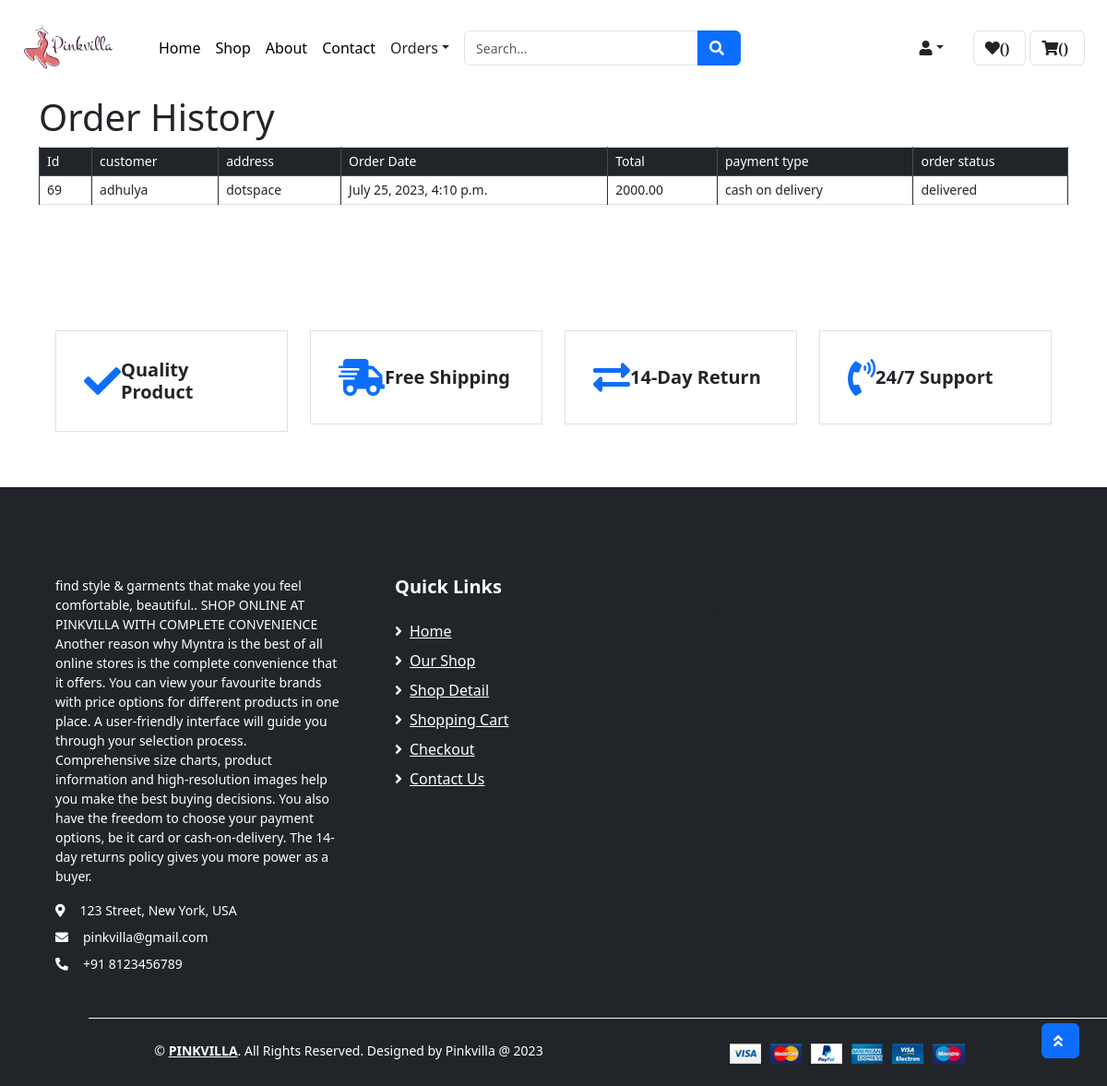
/order_history/, run on an earlier commit of the app's database.
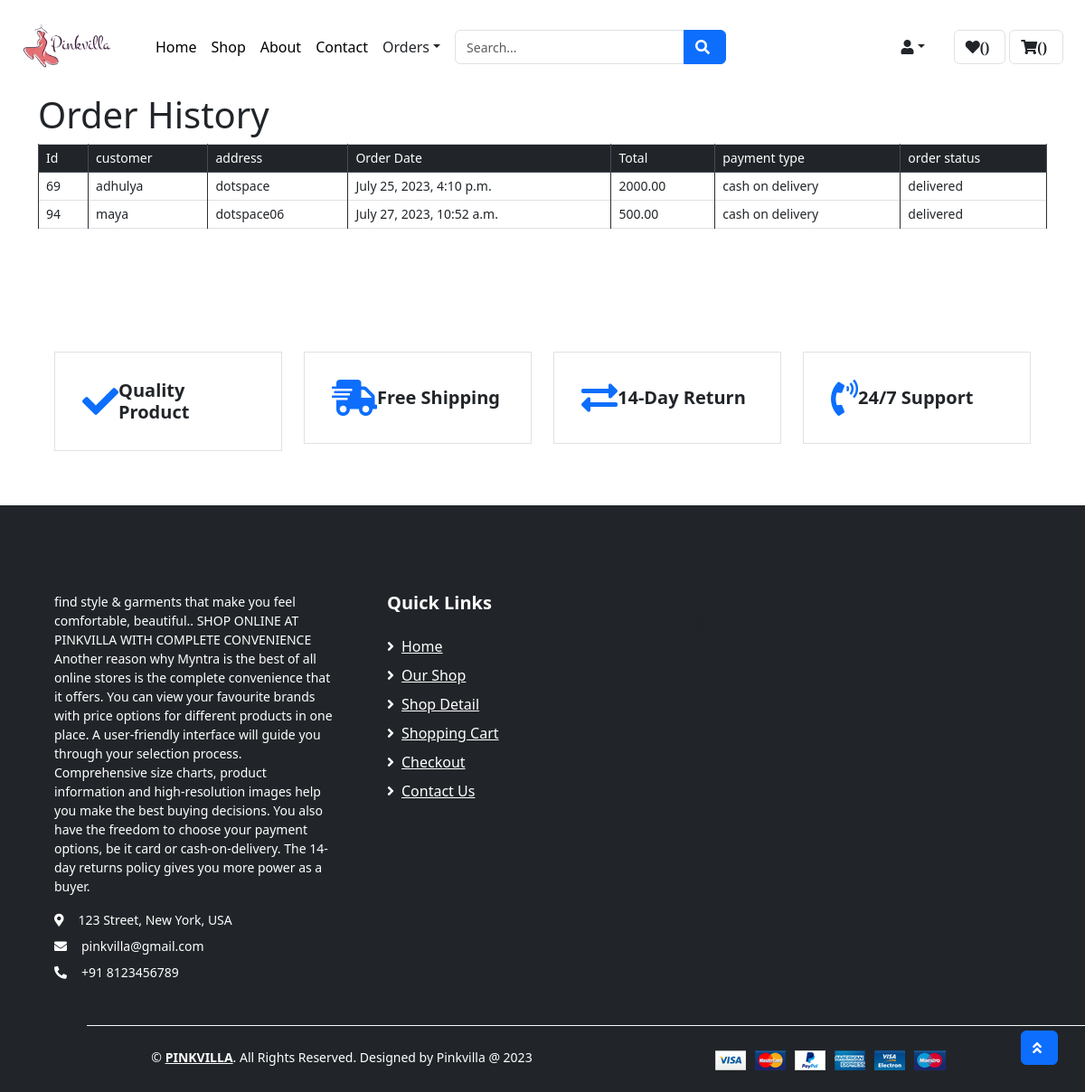
And on a later commit of the database.
### app1/models.py (models this page shows, shortened)
class Order(models.Model):
    ORDER_STATUS_CHOICES = (
        ('order pending','order pending'),
        ('order confirmed','order confirmed'),
        ('delivered','delivered'),
        ('returned','returned'),
        ('cancelled','cancelled')
    )
    PAYMENT_CHOICES = (
        ('cash on delivery','cash on delivery'),
        ('online payment','online payment')
    )
    customer = models.ForeignKey(custom_user,on_delete=models.SET_NULL,null=True,blank=True)
    address = models.ForeignKey(Address,on_delete=models.SET_NULL,null=True,blank=True)
    date_ordered = models.DateTimeField(auto_now_add=True)
    order_status = models.CharField(max_length=100,choices=ORDER_STATUS_CHOICES,default='order pending')
    payment_type = models.CharField(max_length=100,choices=PAYMENT_CHOICES,default='cash on delivery')
    total = models.DecimalField(max_digits=10,decimal_places=2,default=0)
    coupon = models.ForeignKey(Coupon, on_delete=models.SET_NULL,null=True,blank= True)

class custom_user(models.Model):
    id = models.AutoField(primary_key=True)
    first_name = models.CharField(max_length=255)
    username = models.CharField(max_length=255)
    is_superuser = models.BooleanField(default=False)
    email = models.CharField(max_length=255)
    password = models.CharField(max_length=255)
    phone_number = models.CharField(max_length=20, blank=True, null=True)
    status =  models.BooleanField(default=True)

class Address(models.Model):
    username = models.ForeignKey(custom_user, on_delete=models.CASCADE)
    flat = models.CharField(max_length=255)
    locality = models.CharField(max_length=255)
    city = models.CharField(max_length=255)
    pincode = models.CharField(max_length=20, blank=True, null=True)
    state = models.CharField(max_length=255)
    def __str__(self):
        return self.flat

### app1/views.py (the view)
# urls.py: path('order_history/',views.order_history,name = 'order_history'),
def order_history(request):
    delivered_orders = Order.objects.filter(order_status='delivered')
    return render(request, 'order_history.html', {'delivered_orders': delivered_orders})

### app1/templates/order_history.html (shortened to what this page needs)
{% extends 'user_product.html' %}
{% load static %}
    {% block main-content %}
    <div class="container">
        <h1>Order History</h1>
        <table class="table table-bordered">
            <thead class="thead-dark">
                <tr>
                    <th>Id</th>
                    <th>customer</th>
                    <th>address</th>
                    <th>Order Date</th>
                    <th>Total</th>
                    <th>payment type</th>
                    <th>order status</th>
                </tr>
            </thead>
            <tbody>
                {% for order in delivered_orders %}
                <tr>
                    <td>{{ order.id }}</td>
                    <td>{{ order.customer.username }}</td>
                    <td>{{ order.address }}</td>
                    <td>{{ order.date_ordered }}</td>
                    <td>{{order.total}}</td>
                    <td>{{ order.payment_type }}</td>
                    <td>{{order.order_status}}</td>
                </tr>
                {% endfor %}
            </tbody>
        </table>
    </div>
    {% endblock main-content %}

What changed in the data, as far as the page shows it:
now on this page (row edited): Order: id "94", customer.username "maya", address "dotspace06", date_ordered "July 27, 2023, 10:52 a.m.", total "500.00", payment_type "cash on delivery", order_status "delivered"
